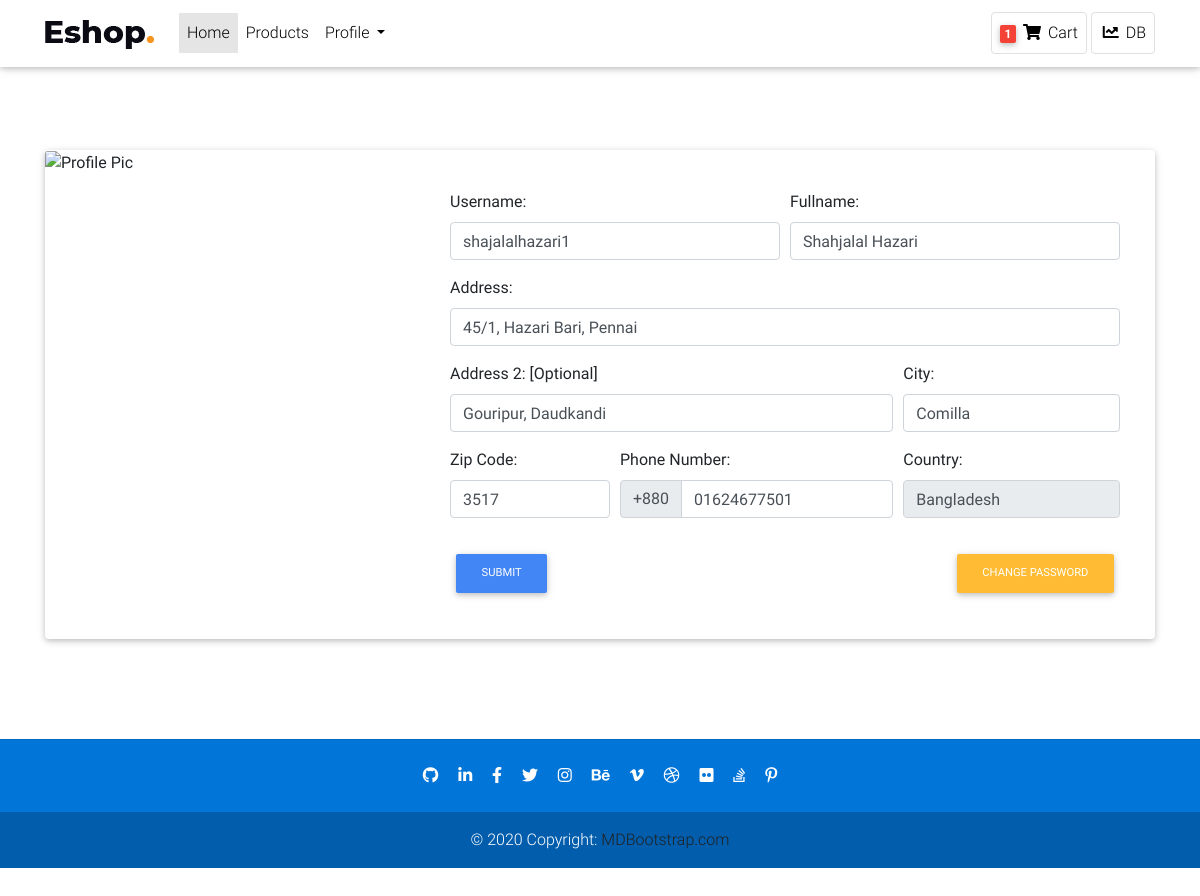
The page /account/profile/ (signed in) on the database as committed earlier.
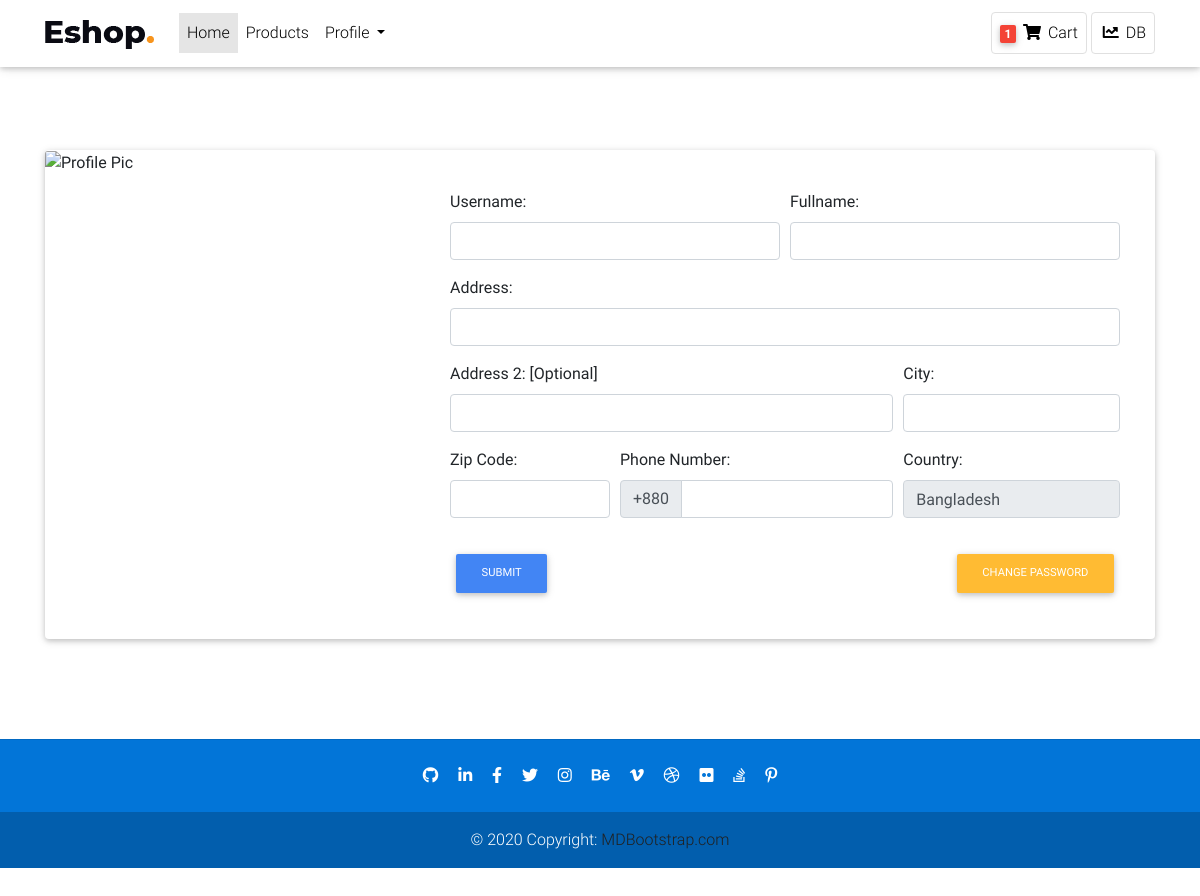
The same page on the database as committed later.
### Account/models.py (models this page shows, shortened)
class Profile(models.Model):
    user = models.OneToOneField(User, on_delete=models.CASCADE, related_name='profile')
    username = models.CharField(max_length=264, blank=True)
    fullname = models.CharField(max_length=264, blank=True)
    address_1 = models.CharField(max_length=300, blank=True)
    address_2 = models.CharField(max_length=300, blank=True)
    city = models.CharField(max_length=50, blank=True)
    zipcode = models.CharField(max_length=10, blank=True)
    phone = models.CharField(max_length=20, blank=True)
    country = models.CharField(max_length=50, blank=True)
    joined = models.DateTimeField(auto_now_add=True)

### Account/views.py (the view)
# urls.py: path('profile/', views.profile, name='profile'),
@login_required
def profile(request):
    profile = Profile.objects.get(user=request.user)
    form = ProfileForm(instance=profile)
    if request.method == "POST":
        form = ProfileForm(request.POST, instance=profile)
        if form.is_valid():
            form.save()
            form = ProfileForm(instance=profile)
            messages.success(request, 'Changed Successfully!!!')
    return render(request, 'Account/profile.html', {'form':form})

### Account/forms.py
class ProfileForm(forms.ModelForm):
    username = forms.CharField(required=False, widget=forms.TextInput(attrs={'class': "form-control"}))
    fullname = forms.CharField(label="", required=False, widget=forms.TextInput(attrs={'class': "form-control"}))
    address_1 = forms.CharField(label="", required=False, widget=forms.TextInput(attrs={'class': "form-control"}))
    address_2 = forms.CharField(label="", required=False, widget=forms.TextInput(attrs={'class': "form-control"}))
    city = forms.CharField(label="", required=False, widget=forms.TextInput(attrs={'class': "form-control"}))
    zipcode = forms.CharField(label="", required=False, widget=forms.TextInput(attrs={'class': "form-control"}))
    phone = forms.CharField(label="", required=False, widget=forms.TextInput(attrs={'class': "form-control"}))
    country = forms.CharField(label="", required=False, widget=forms.TextInput(attrs={'class': "form-control", 'value': "Bangladesh", 'readonly': 'readonly'}))
    class Meta:
        model = Profile
        fields = ['username', 'fullname', 'address_1', 'address_2', 'city', 'zipcode', 'phone', 'country']

### templates/Account/profile.html (shortened to what this page needs)
{% extends 'base.html' %}
{% load static %}
{% block BodyBlock %}
<div class="p-t-50 p-b-20">
  <div class="card">
    <div class="row no-gutters">
      <div class="col-md-4">
        <img
          src="https://images.pexels.com/photos/3585648/pexels-photo-3585648.jpeg?auto=compress&cs=tinysrgb&dpr=1&w=500"
          class="card-img" alt="Profile Pic" style="width:100%; height:490px;">
      </div>
      <div class="col-md-8">
        <div class="card-body" style="margin:20px 15px;">
          <form method="POST">
            <div class="form-row">
              <div class="form-group col-md-6">
                <label>Username:</label>
                {{ form.username }}
              </div>
              <div class="form-group col-md-6">
                <label>Fullname:</label>
                {{ form.fullname }}
              </div>
            </div>
            <div class="form-group">
              <label>Address:</label>
              {{ form.address_1 }}
            </div>
            <div class="form-row">
              <div class="form-group col-md-8">
                <label>Address 2: [Optional]</label>
                {{ form.address_2 }}
              </div>
              <div class="form-group col-md-4">
                <label>City:</label>
                {{ form.city }}
              </div>
            </div>
            <div class="form-row">
              <div class="form-group col-md-3">
                <label>Zip Code:</label>
                {{ form.zipcode }}
              </div>
              <div class="form-group col-md-5">
                <label>Phone Number:</label>
                <div class="input-group is-invalid">
                <div class="input-group-prepend">
                  <span class="input-group-text">+880</span>
                </div>
                {{ form.phone }}
              </div>
              </div>
              <div class="form-group col-md-4">
                <label>Country:</label>
                {{ form.country }}
              </div>
            </div>
            <button type="submit" class="btn btn-primary btn-md m-t-20">Submit</button>
            <a href="{% url 'account:change_pass' %}" class="btn btn-warning btn-md float-right m-t-20">Change Password</a>
          </form>
        </div>
      </div>
    </div>
  </div>
</div>
{% endblock  %}

Rows that differ between the two databases and show on the page:
changed Profile "Bangladesh": username "shajalalhazari1" → (not shown); fullname "Shahjalal Hazari" → (not shown); address_1 "45/1, Hazari Bari, Pennai" → (not shown); address_2 "Gouripur, Daudkandi" → (not shown); city "Comilla" → (not shown); zipcode "3517" → (not shown); phone "01624677501" → (not shown)
